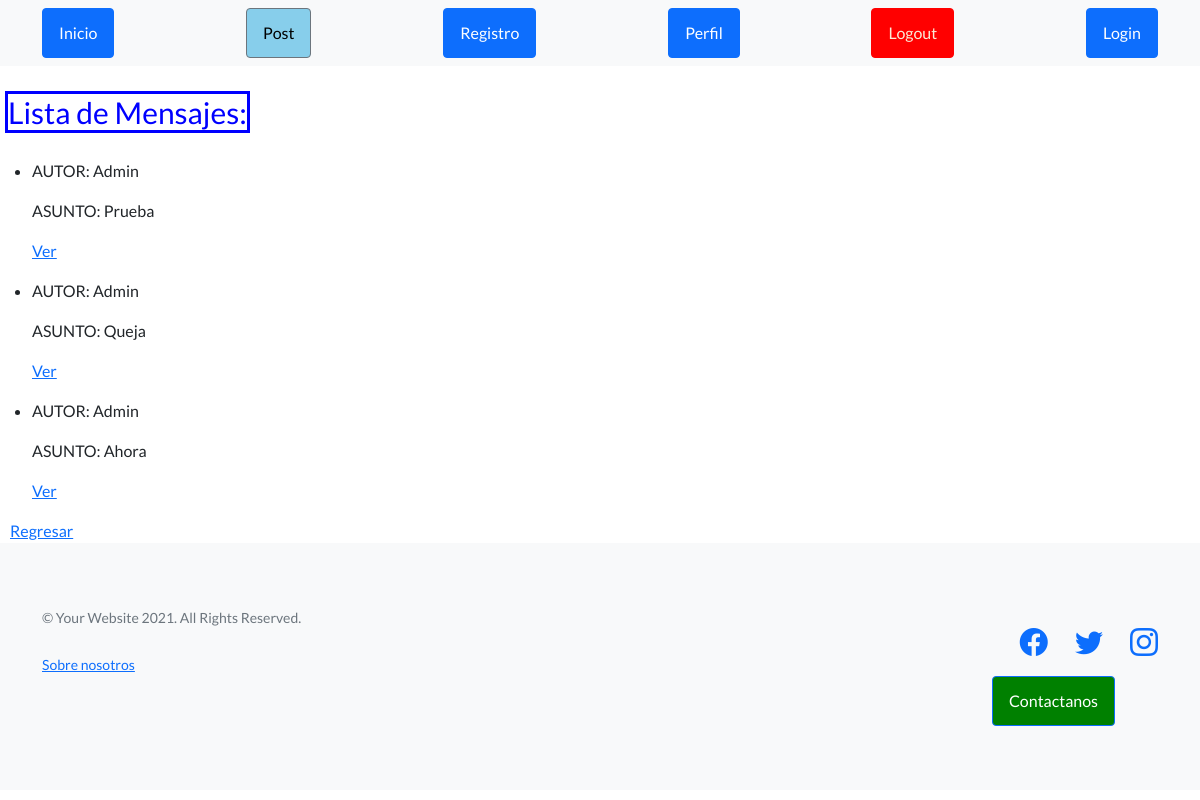
/AppHome/ListaMensajes/, run on an earlier commit of the app's database.
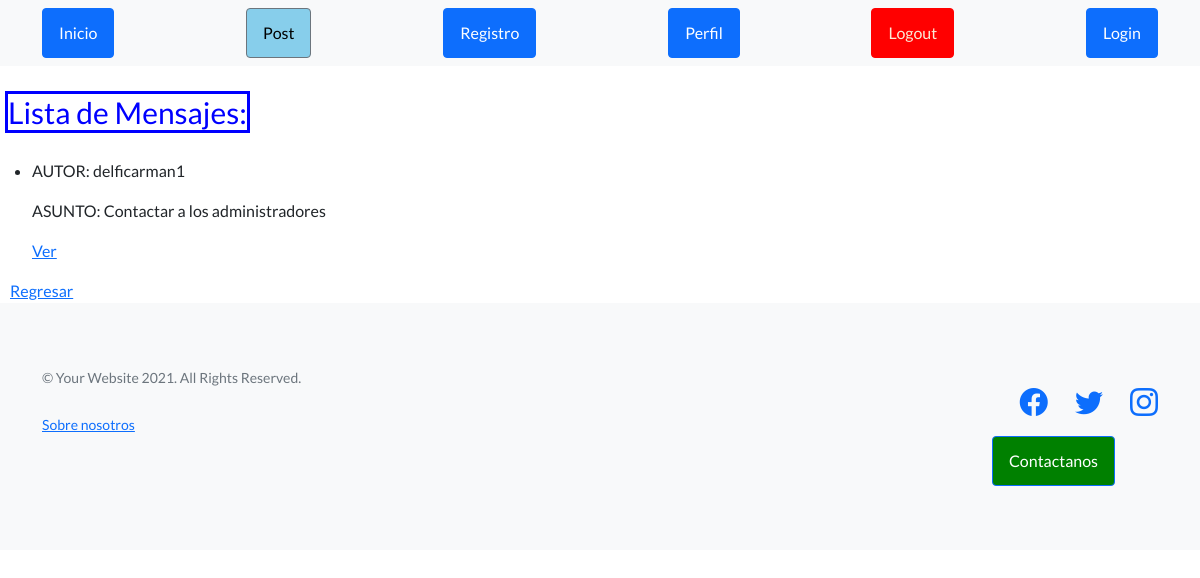
And on a later commit of the database.
### AppHome/models.py (models this page shows, shortened)
class Mensajeria(models.Model):
    Fecha = models.DateTimeField(auto_now_add=True)
    Autor = models.ForeignKey(User, on_delete=models.CASCADE)
    Asunto = models.CharField(max_length=60)
    Mensaje = RichTextField()

### AppHome/views.py (the view)
# urls.py: path('ListaMensajes/', views.MensajeList.as_view(), name = 'ListaMensajes'),
class MensajeList(ListView):
    model = Mensajeria
    template_name = "AppHome/ListaMensajes.html"

### AppHome/templates/AppHome/ListaMensajes.html
{% extends 'AppHome/padre.html' %}
{% load static %}
{% block contenidopost %}
<br>
    <span style="color:blue;border-image: initial; border: 3px solid blue; font-size: 30px; margin-left: 5px;">Lista de Mensajes: </span>
    <br>
    <br>
    <ul>
        {% for mensaje in object_list %}
            <li>
                <p>AUTOR: {{ mensaje.Autor }} </p>
                <P>ASUNTO: {{ mensaje.Asunto }} </P>
                <p>
                    <a href="{% url 'DetalleMensajes' mensaje.id %}">Ver</a>
                </p>
            </li>
        {% endfor %}
    </ul>
    <a href="{% url 'Mensajes' %}" style="margin-left: 10px;">Regresar</a>
{% endblock contenidopost %}

### AppHome/templates/AppHome/padre.html (shortened to what this page needs)
<!DOCTYPE html>
<html lang="en">
    <head>
        {% load static %}
        <link href="https://cdn.jsdelivr.net/npm/bootstrap-icons@1.5.0/font/bootstrap-icons.css" rel="stylesheet" type="text/css" />
        <link href="{% static 'AppHome/css/styles.css' %}" rel="stylesheet" />
    </head>
    <body>
        <nav class="navbar navbar-light bg-light static-top">
            <div class="container">
                <a class="btn btn-primary" href="{% url 'inicio' %}">Inicio</a>
                <a class="btn btn-secondary" style="background-color: skyblue; color: black;" href="{% url 'post' %}">Post</a>
                <a class="btn btn-primary" href="{% url 'Register' %}">Registro</a>
                <a class="btn btn-primary" href="{% url 'Perfil' %}">Perfil</a>
                <a class="btn btn-primary" style="color: antiquewhite; background-color: red; border-color: red;" href="{% url 'Logout' %}">Logout</a>
                {% if not request.user.is_authenticated %}
                <a class="btn btn-primary" href="{% url 'Login' %}">Login</a>
                {% endif %}
            </div>
        </nav>
        {% block contenidopost %}{% endblock contenidopost %}
        <footer class="footer bg-light">
            <div class="container">
                <div class="row">
                    <div class="col-lg-6 h-100 text-center text-lg-start my-auto">
                        <p class="text-muted small mb-4 mb-lg-0">&copy; Your Website 2021. All Rights Reserved.</p>
                        <br>
                        <a class="text small mb-4 mb-lg-0" href="{% url 'informacion' %}">Sobre nosotros</a>
                    </div>
                    <div class="col-lg-6 h-100 text-center text-lg-end my-auto">
                        <ul class="list-inline mb-0">
                            <li class="list-inline-item me-4">
                                <a href="https://www.google.com/url?sa=t&rct=j&q=&esrc=s&source=web&cd=&cad=rja&uact=8&ved=2ahUKEwjd6-nJjbL1AhVBp5UCHQbRAlMQFnoECAsQAQ&url=https%3A%2F%2Fes-la.facebook.com%2F&usg=AOvVaw2k8t17LRAG2cEJiOAR1RcZ"><i class="bi-facebook fs-3"></i></a>
                            </li>
                            <li class="list-inline-item me-4">
                                <a href="#!"><i class="bi-twitter fs-3"></i></a>
                            </li>
                            <li class="list-inline-item">
                                <a href="#!"><i class="bi-instagram fs-3"></i></a>
                            </li>
                        </ul>
                    </div>
                </div>
            </div>
            <div style="text-align: right; margin-right: 85px;">
                <a class="btn btn-primary" style="background-color: green; color: white;" href="{% url 'EnviarMensaje' %}">Contactanos</a>
            </div>
        </footer>
    </body>
</html>

What changed in the data, as far as the page shows it:
removed Mensajeria: Autor "Admin", Asunto "Prueba"
removed Mensajeria: Autor "Admin", Asunto "Queja"
removed Mensajeria: Autor "Admin", Asunto "Ahora"
added Mensajeria: Autor "delficarman1", Asunto "Contactar a los administradores"
